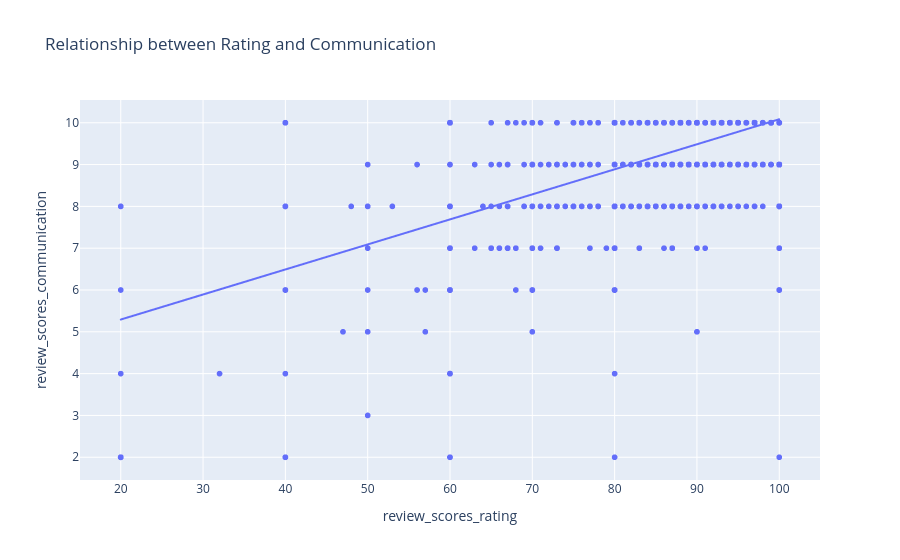

The code cell stored with this chart in its notebook:
### Code cell
fig = px.scatter(
    review_scores,
    x='review_scores_rating',
    y='review_scores_communication',
    trendline='ols',
    title='Relationship between Rating and Communication'
)

fig.show()

### Figure 1 — Plotly figure (JSON) as saved in the notebook; plotly's stock layout.template omitted (floating-point values rounded to 4 significant figures; data arrays with more than 128 entries replaced by an {"elided": "..."} marker saying what was removed)
{"data": [{"hovertemplate": "review_scores_rating=%{x}<br>review_scores_communication=%{y}<extra></extra>", "legendgroup": "", "marker": {"color": "#636efa", "symbol": "circle"}, "mode": "markers", "name": "", "showlegend": false, "type": "scattergl", "x": {"elided": "17825 float values"}, "xaxis": "x", "y": {"elided": "17825 float values"}, "yaxis": "y"}, {"hovertemplate": "<b>OLS trendline</b><br>review_scores_communication = 0.0598779 * review_scores_rating + 4.09585<br>R<sup>2</sup>=0.433279<br><br>review_scores_rating=%{x}<br>review_scores_communication=%{y} <b>(trend)</b><extra></extra>", "legendgroup": "", "marker": {"color": "#636efa", "symbol": "circle"}, "mode": "lines", "name": "", "showlegend": false, "type": "scattergl", "x": {"elided": "15176 float values"}, "xaxis": "x", "y": {"elided": "15176 float values"}, "yaxis": "y"}], "layout": {"legend": {"tracegroupgap": 0}, "title": {"text": "Relationship between Rating and Communication"}, "xaxis": {"anchor": "y", "domain": [0, 1], "title": {"text": "review_scores_rating"}}, "yaxis": {"anchor": "x", "domain": [0, 1], "title": {"text": "review_scores_communication"}}}}
